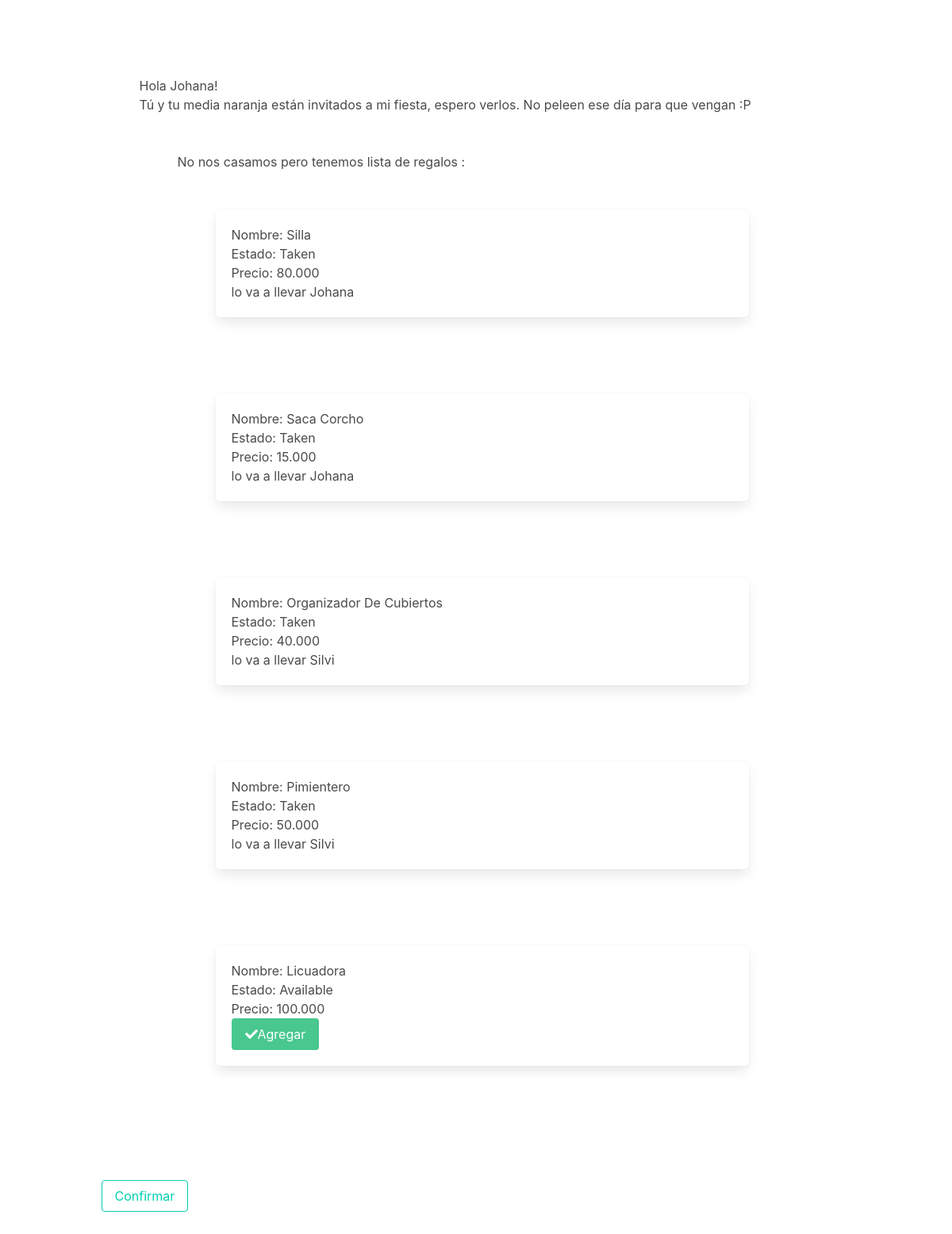
The page /invitation/4/ on the database its author committed.
### hw/models.py (models this page shows, shortened)
class Guest(models.Model):
    name = models.CharField(max_length=70)
    mail = models.EmailField(max_length=254)
    mobile = models.IntegerField()
    going = models.BooleanField(default=True)
    invitation = models.ForeignKey(Invitation,models.SET_NULL,blank=True,null=True)
    def __str__(self):
        return self.name

class Invitation(models.Model):
    TYPE_CHOICES = (('Giver','G'), ('Single','S'), ('Couple', 'C'))
    inv_type = models.CharField(max_length=10, choices=TYPE_CHOICES)
    descr = models.TextField()
    def __str__(self):
        return self.descr

class Gift(models.Model):
    STATUS_CHOICES = (('Available','A'), ('Taken','T'))
    name = models.CharField(max_length=200)
    status = models.CharField(max_length=15, choices=STATUS_CHOICES)
    price = models.DecimalField(max_digits=8, decimal_places=3)
    pic = models.ImageField()
    guest = models.ForeignKey(Guest,models.SET_NULL,blank=True,null=True)

### hw/views.py (the view, shortened to what this page needs)
# urls.py: path('invitation/<int:query>/', csrf_exempt(GuestStuffView.as_view()), name="guest_stuff")
class GuestStuffView(ListView):
    template_name = "hw/guest_stuff.html"
    model = Guest
    def get_queryset(self):
        query = self.kwargs['query']
        return Guest.objects.filter(pk=query)

### hw/context_processor.py (called while the page is built)
def guests_data(request):
    guests = Guest.objects.all()
    return {'guests': guests}

def gifts_data(request):
    gifts = Gift.objects.all()
    return {'gifts': gifts}

def invitations_data(request):
    invitations = Invitation.objects.all()
    return {'invitations': invitations}

### hw/templates/hw/guest_stuff.html (shortened to what this page needs)
{% extends 'hw/base.html' %}
{% block content%}
{% for guest in object_list %}
  {% include "hw/guest.html"%}
  {% if guest.invitation.inv_type != 'Giver'%}
  <a class="button is-primary is-outlined" onclick="confirm_gifts({{guest.id}})">Confirmar</a>
  {% else %}
  <i class="em em-beetle"></i>
  {% endif %}
{% endfor %}
{% endblock %}

### hw/templates/hw/base.html (shortened to what this page needs)
<!DOCTYPE html>
<html>
  <head>
    <link rel="stylesheet" href="https://cdnjs.cloudflare.com/ajax/libs/bulma/0.6.2/css/bulma.min.css">
    <link href="https://afeld.github.io/emoji-css/emoji.css" rel="stylesheet">
    <link rel="stylesheet" href="/static/css/hw.css">
  </head>
  <body>
  <section class="section">
    <div class="container">
      {% block content %}
      {% endblock %}
    </div>
  </section>
  </body>
</html>

### hw/templates/hw/guest.html (shortened to what this page needs)
{% extends "hw/base.html" %}
{% block content %}
    <h1>Hola {{guest.name|title}}!</h1>
    <p>{{guest.invitation}}</p>
    {% if guest.invitation.inv_type != 'Giver'%}
      {% include "hw/gift_list.html"%}
    {% endif %}
{% endblock  %}

### hw/templates/hw/gift_list.html (shortened to what this page needs)
{% extends "hw/base.html" %}
{% block content %}
    No nos casamos pero tenemos lista de regalos :
    {% for gift in gifts %}
      {% include "hw/gift.html"%}
    {% endfor %}
{% endblock  %}

### hw/templates/hw/gift.html (shortened to what this page needs)
{% extends "hw/base.html" %}
{% block content %}
   <div class="box">
    <h1>Nombre: {{gift.name|title}}</h1>
    <p>Estado: {{gift.status}}</p>
    <p>Precio: {{gift.price}}</p>
    {% if gift.status == 'Available'%}
      <a class="button is-success" id="add_{{gift.pk}}" onclick="add_gift({{gift.pk}})">
      <i class="fas fa-check"></i>Agregar</a>
    {% else %}
    <p> lo va a llevar {{gift.guest}}</p>
    {% endif %}
  </div>
{% endblock  %}

### hw/static/css/hw.css (style rules this page uses)
body { padding-left: 15px; }

### rows shown on the page
Guest: name "Johana", invitation "Tú y tu media naranja están invitados a mi fiesta, espero verlos. No peleen ese día para que vengan :P"
Gift: name "Silla", status "Taken", price "80.000", guest "Johana"
Gift: name "Saca Corcho", status "Taken", price "15.000", guest "Johana"
Gift: name "Organizador De Cubiertos", status "Taken", price "40.000", guest "Silvi"
Gift: name "Pimientero", status "Taken", price "50.000", guest "Silvi"
Gift: name "Licuadora", status "Available", price "100.000"
